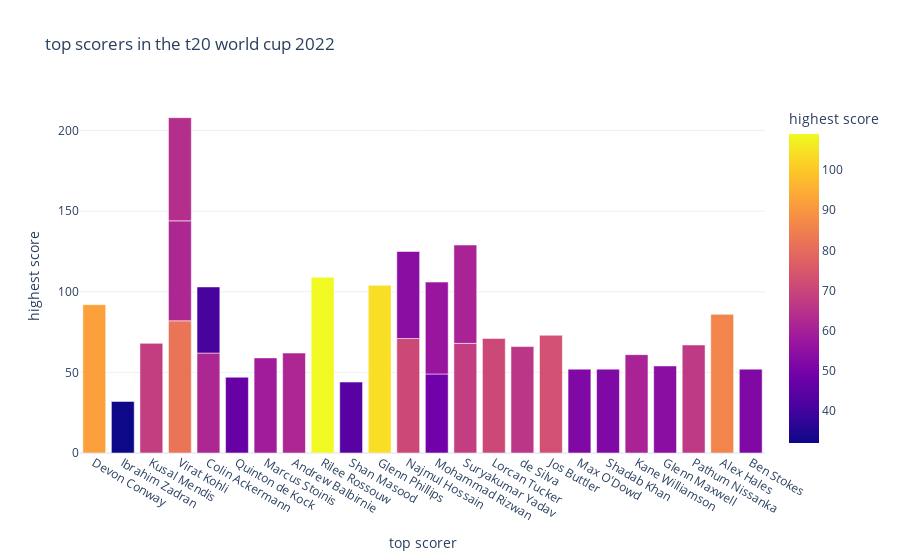

Notebook code cell kept with this figure:
### Code cell
figure=px.bar(data,
             x=data['top scorer'],
             y=data['highest score'],
              color=data['highest score'],
            title='top scorers in the t20 world cup 2022')
figure.show()

### Figure 1 — Plotly figure (JSON) as saved in the notebook; plotly's stock layout.template omitted (floating-point values rounded to 4 significant figures)
{"data": [{"alignmentgroup": "True", "hovertemplate": "top scorer=%{x}<br>highest score=%{marker.color}<extra></extra>", "legendgroup": "", "marker": {"color": [92, 32, 68, 82, 62, 47, 59, 62, null, 109, 62, 44, null, null, 104, 71, 49, 68, 71, 66, 73, 52, 64, 52, 61, 54, 67, 41, 54, 61, 57, 86, 52], "coloraxis": "coloraxis", "pattern": {"shape": ""}}, "name": "", "offsetgroup": "", "orientation": "v", "showlegend": false, "textposition": "auto", "type": "bar", "x": ["Devon Conway", "Ibrahim Zadran", "Kusal Mendis", "Virat Kohli", "Colin Ackermann", "Quinton de Kock", "Marcus Stoinis", "Andrew Balbirnie", null, "Rilee Rossouw", "Virat Kohli", "Shan Masood", null, null, "Glenn Phillips", "Najmul Hossain", "Mohammad Rizwan", "Suryakumar Yadav", "Lorcan Tucker", "de Silva", "Jos Buttler", "Max O'Dowd", "Virat Kohli", "Shadab Khan", "Kane Williamson", "Glenn Maxwell", "Pathum Nissanka", "Colin Ackermann", "Najmul Hossain", "Suryakumar Yadav", "Mohammad Rizwan", "Alex Hales", "Ben Stokes"], "xaxis": "x", "y": [92, 32, 68, 82, 62, 47, 59, 62, null, 109, 62, 44, null, null, 104, 71, 49, 68, 71, 66, 73, 52, 64, 52, 61, 54, 67, 41, 54, 61, 57, 86, 52], "yaxis": "y"}], "layout": {"barmode": "relative", "coloraxis": {"colorbar": {"title": {"text": "highest score"}}, "colorscale": [[0, "#0d0887"], [0.1111, "#46039f"], [0.2222, "#7201a8"], [0.3333, "#9c179e"], [0.4444, "#bd3786"], [0.5556, "#d8576b"], [0.6667, "#ed7953"], [0.7778, "#fb9f3a"], [0.8889, "#fdca26"], [1, "#f0f921"]]}, "legend": {"tracegroupgap": 0}, "title": {"text": "top scorers in the t20 world cup 2022"}, "xaxis": {"anchor": "y", "domain": [0, 1], "title": {"text": "top scorer"}}, "yaxis": {"anchor": "x", "domain": [0, 1], "title": {"text": "highest score"}}}}
